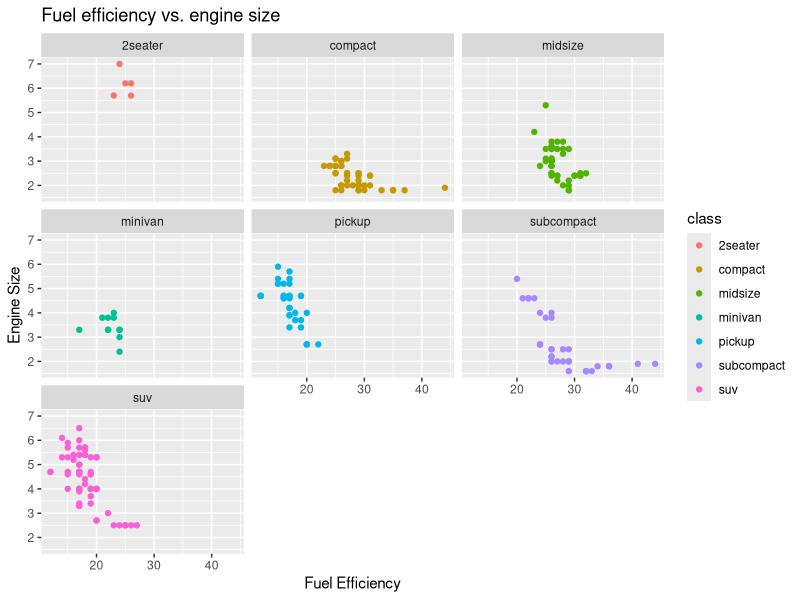
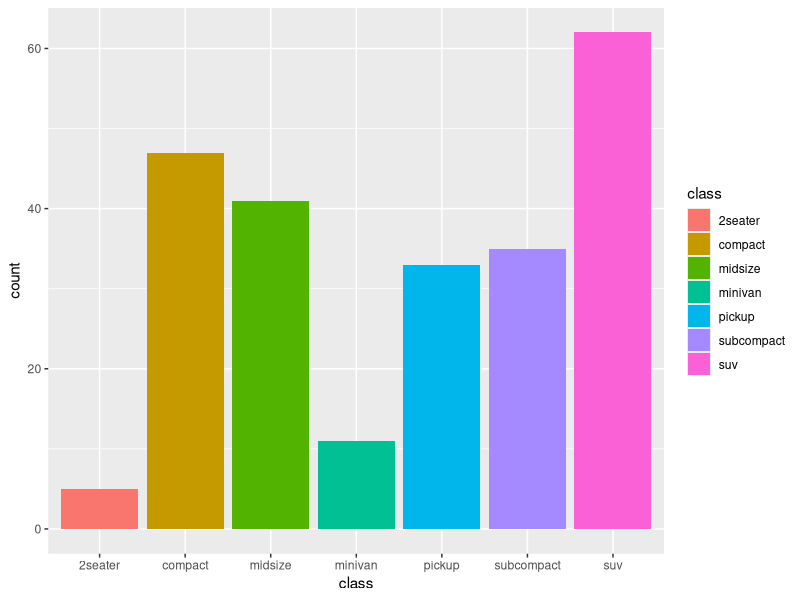
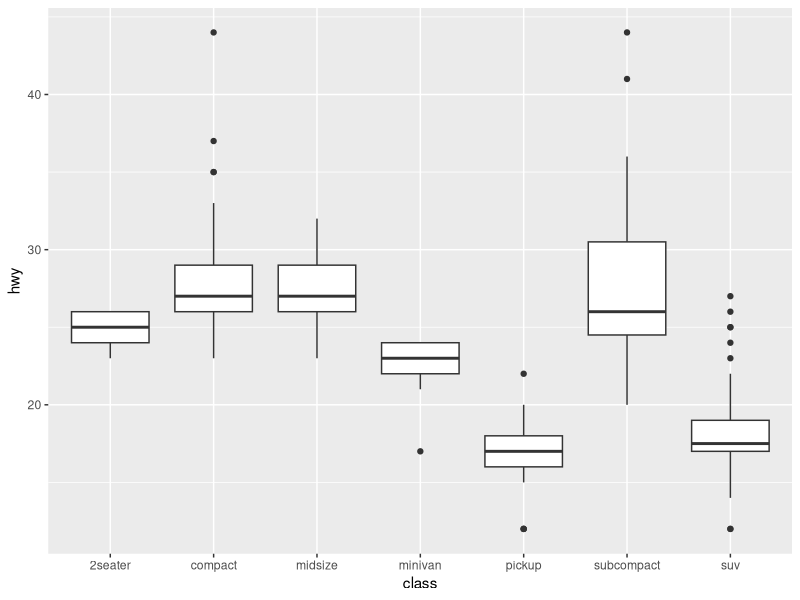

Source code (R) for these figures, in order:
library(tidyverse)
data(mpg)

ggplot(data = mpg) +
  geom_point(mapping = aes(
    x = hwy,
    y = displ,
    color = class
  )) +
  labs(
    title = "Fuel efficiency vs. engine size",
    x = "Fuel Efficiency",
    y = "Engine Size"
  ) +
  facet_wrap(~ class)
  
facet_grid(cyl ~ class)

glimpse(mpg)
table(mpg$class)

ggplot(data = mpg) +
  geom_bar(aes(
    x = class,
    fill = class
    ))

ggplot(mpg) +
  geom_boxplot(aes(y = hwy, x = class))
